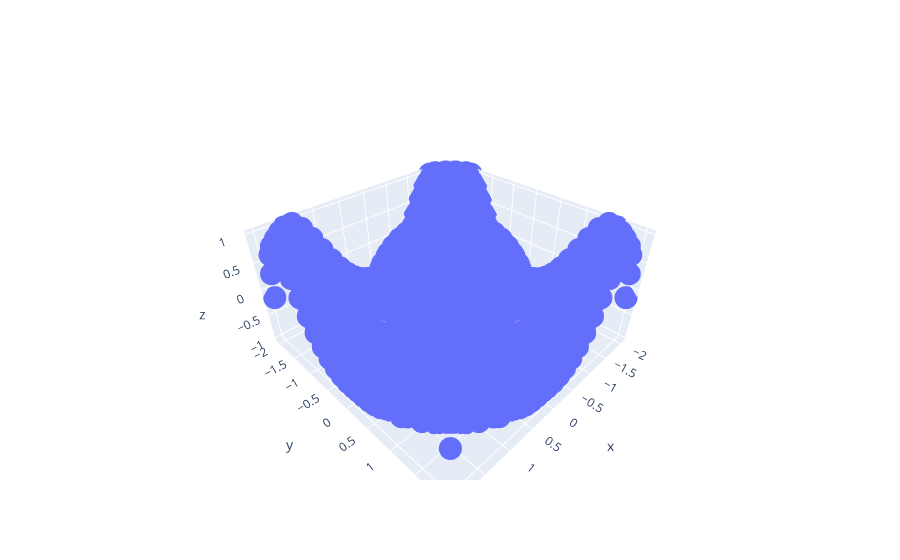

The notebook cell saved with this chart:
### Code cell
import plotly.graph_objs as go
import numpy as np
X,Y = np.meshgrid(np.linspace(-2,2,30),np.linspace(-2,2,30))
Z = np.cos(X**2+Y**2)
t = 1
trace = go.Scatter3d(x=X.flatten()[::t],
                    y = Y.flatten()[::t],
                    z = Z.flatten()[::t],mode='markers')
fig = go.Figure(data = [trace])
fig.show()

### Figure 1 — Plotly figure (JSON) as saved in the notebook; plotly's stock layout.template omitted (floating-point values rounded to 4 significant figures; data arrays with more than 128 entries replaced by an {"elided": "..."} marker saying what was removed)
{"data": [{"mode": "markers", "type": "scatter3d", "x": {"elided": "900 float values"}, "y": {"elided": "900 float values"}, "z": {"elided": "900 float values"}}], "layout": {}}
